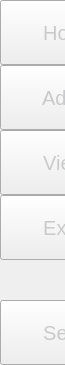
           <widget class="QFrame" name="sidebar_left">
            <property name="sizePolicy">
             <sizepolicy hsizetype="Expanding" vsizetype="Expanding">
              <horstretch>0</horstretch>
              <verstretch>0</verstretch>
             </sizepolicy>
            </property>
            <property name="minimumSize">
             <size>
              <width>65</width>
              <height>0</height>
             </size>
            </property>
            <property name="maximumSize">
             <size>
              <width>65</width>
              <height>16777215</height>
             </size>
            </property>
            <property name="frameShape">
             <enum>QFrame::NoFrame</enum>
            </property>
            <property name="frameShadow">
             <enum>QFrame::Raised</enum>
            </property>
            <layout class="QVBoxLayout" name="verticalLayout_5">
             <property name="spacing">
              <number>0</number>
             </property>
             <property name="leftMargin">
              <number>0</number>
             </property>
             <property name="topMargin">
              <number>0</number>
             </property>
             <property name="rightMargin">
              <number>0</number>
             </property>
             <property name="bottomMargin">
              <number>0</number>
             </property>
             <item>
              <widget class="QPushButton" name="btn_large_home">
               <property name="sizePolicy">
                <sizepolicy hsizetype="Ignored" vsizetype="Maximum">
                 <horstretch>0</horstretch>
                 <verstretch>0</verstretch>
                </sizepolicy>
               </property>
               <property name="minimumSize">
                <size>
                 <width>200</width>
                 <height>65</height>
                </size>
               </property>
               <property name="maximumSize">
                <size>
                 <width>16777215</width>
                 <height>65</height>
                </size>
               </property>
               <property name="styleSheet">
                <string notr="true">QPushButton {
	color: rgb(201, 202, 204);
	font-size: 20px;
	padding-left: 20px;
	text-align: left;
}

QPushButton:hover {
	background-color: rgb(33, 37, 43);
}
QPushButton:pressed {	
	background-color: rgb(85, 170, 255);
}

</string>
               </property>
               <property name="text">
                <string>    Home</string>
               </property>
               <property name="icon">
                <iconset>
                 <normalon>:/24x24/icons/24x24/cil-home.png</normalon>
                </iconset>
               </property>
               <property name="iconSize">
                <size>
                 <width>24</width>
                 <height>24</height>
                </size>
               </property>
              </widget>
             </item>
             <item>
              <widget class="QPushButton" name="btn_large_add">
               <property name="sizePolicy">
                <sizepolicy hsizetype="Ignored" vsizetype="Maximum">
                 <horstretch>0</horstretch>
                 <verstretch>0</verstretch>
                </sizepolicy>
               </property>
               <property name="minimumSize">
                <size>
                 <width>200</width>
                 <height>65</height>
                </size>
               </property>
               <property name="maximumSize">
                <size>
                 <width>16777215</width>
                 <height>65</height>
                </size>
               </property>
               <property name="styleSheet">
                <string notr="true">QPushButton {
	color: rgb(201, 202, 204);
	font-size: 20px;
	padding-left: 20px;
	text-align: left;
}

QPushButton:hover {
	background-color: rgb(33, 37, 43);
}
QPushButton:pressed {	
	background-color: rgb(85, 170, 255);
}

</string>
               </property>
               <property name="text">
                <string>    Add/delete</string>
               </property>
               <property name="icon">
                <iconset>
                 <normalon>:/24x24/icons/24x24/cil-library-add.png</normalon>
                </iconset>
               </property>
               <property name="iconSize">
                <size>
                 <width>24</width>
                 <height>24</height>
                </size>
               </property>
              </widget>
             </item>
             <item>
              <widget class="QPushButton" name="btn_large_view">
               <property name="sizePolicy">
                <sizepolicy hsizetype="Ignored" vsizetype="Maximum">
                 <horstretch>0</horstretch>
                 <verstretch>0</verstretch>
                </sizepolicy>
               </property>
               <property name="minimumSize">
                <size>
                 <width>200</width>
                 <height>65</height>
                </size>
               </property>
               <property name="maximumSize">
                <size>
                 <width>16777215</width>
                 <height>65</height>
                </size>
               </property>
               <property name="styleSheet">
                <string notr="true">QPushButton {
	color: rgb(201, 202, 204);
	font-size: 20px;
	padding-left: 20px;
	text-align: left;
}

QPushButton:hover {
	background-color: rgb(33, 37, 43);
}
QPushButton:pressed {	
	background-color: rgb(85, 170, 255);
}

</string>
               </property>
               <property name="text">
                <string>    View data</string>
               </property>
               <property name="icon">
                <iconset>
                 <normalon>:/24x24/icons/24x24/cil-chart-line.png</normalon>
                </iconset>
               </property>
               <property name="iconSize">
                <size>
                 <width>24</width>
                 <height>24</height>
                </size>
               </property>
              </widget>
             </item>
             <item>
              <widget class="QPushButton" name="btn_large_export">
               <property name="sizePolicy">
                <sizepolicy hsizetype="Ignored" vsizetype="Maximum">
                 <horstretch>0</horstretch>
                 <verstretch>0</verstretch>
                </sizepolicy>
               </property>
               <property name="minimumSize">
                <size>
                 <width>200</width>
                 <height>65</height>
                </size>
               </property>
               <property name="maximumSize">
                <size>
                 <width>16777215</width>
                 <height>65</height>
                </size>
               </property>
               <property name="styleSheet">
                <string notr="true">QPushButton {
	color: rgb(201, 202, 204);
	font-size: 20px;
	padding-left: 20px;
	text-align: left;
}

QPushButton:hover {
	background-color: rgb(33, 37, 43);
}
QPushButton:pressed {	
	background-color: rgb(85, 170, 255);
}

</string>
               </property>
               <property name="text">
                <string>    Export (CSV)</string>
               </property>
               <property name="icon">
                <iconset>
                 <normalon>:/24x24/icons/24x24/cil-folder-open.png</normalon>
                </iconset>
               </property>
               <property name="iconSize">
                <size>
                 <width>24</width>
                 <height>24</height>
                </size>
               </property>
              </widget>
             </item>
             <item>
              <spacer name="verticalSpacer">
               <property name="orientation">
                <enum>Qt::Vertical</enum>
               </property>
               <property name="sizeHint" stdset="0">
                <size>
                 <width>20</width>
                 <height>40</height>
                </size>
               </property>
              </spacer>
             </item>
             <item>
              <widget class="QPushButton" name="btn_settings">
               <property name="sizePolicy">
                <sizepolicy hsizetype="Ignored" vsizetype="Fixed">
                 <horstretch>0</horstretch>
                 <verstretch>0</verstretch>
                </sizepolicy>
               </property>
               <property name="minimumSize">
                <size>
                 <width>200</width>
                 <height>65</height>
                </size>
               </property>
               <property name="styleSheet">
                <string notr="true">QPushButton {
	color: rgb(201, 202, 204);
	font-size: 20px;
	padding-left: 20px;
	text-align: left;
}

QPushButton:hover {
	background-color: rgb(33, 37, 43);
}
QPushButton:pressed {	
	background-color: rgb(85, 170, 255);
}

</string>
               </property>
               <property name="text">
                <string>    Settings</string>
               </property>
               <property name="icon">
                <iconset>
                 <normalon>:/24x24/icons/24x24/cil-settings.png</normalon>
                </iconset>
               </property>
               <property name="iconSize">
                <size>
                 <width>24</width>
                 <height>24</height>
                </size>
               </property>
              </widget>
             </item>
            </layout>
           </widget>
